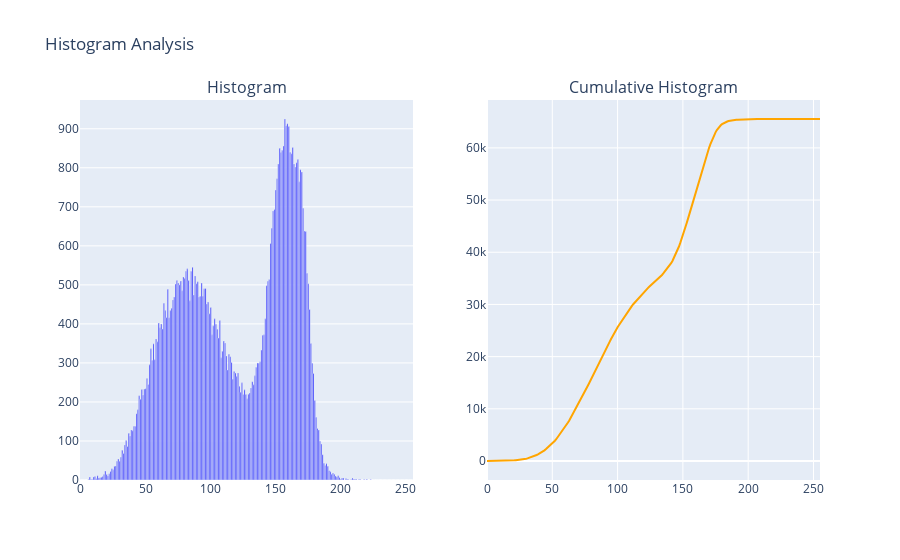

Here is the notebook cell this chart was saved with:
### Code cell
import numpy as np
import plotly.graph_objects as go
from plotly.subplots import make_subplots
import matplotlib.pyplot as plt
from skimage import io, color

img = io.imread(r"C:\Users\Arfan Shah\potato_data\multi\Train\Potato___healthy\0f4ebc5a-d646-436a-919d-961342997cde___RS_HL 4183_newGRR.JPG")

def rgb_to_gray(img):
    # Luminance formula: Y = 0.2126 R + 0.7152 G + 0.0722 B
    gray_image = np.dot(img[..., :3], [0.2126, 0.7152, 0.0722])
    return gray_image

img = rgb_to_gray(img)

# Calculate histogram
hist, bins = np.histogram(img.flatten(), bins=256, range=[0,256])

# Plot image using matplotlib
plt.imshow(img, cmap='gray')
plt.title('Original Image')
plt.show()

# Create histogram plot using Plotly
fig = make_subplots(rows=1, cols=2, subplot_titles=('Histogram', 'Cumulative Histogram'))

# Plot histogram
hist_trace = go.Bar(x=bins[:-1], y=hist, marker=dict(color='blue'))
fig.add_trace(hist_trace, row=1, col=1)

# Plot cumulative histogram
cumulative_hist = np.cumsum(hist)
cumulative_hist_trace = go.Scatter(x=bins[:-1], y=cumulative_hist, mode='lines', marker=dict(color='orange'))
fig.add_trace(cumulative_hist_trace, row=1, col=2)

# Update layout
fig.update_layout(title_text='Histogram Analysis', showlegend=False)

# Show interactive plot
fig.show()

### Figure 1 — Plotly figure (JSON) as saved in the notebook; plotly's stock layout.template omitted (floating-point values rounded to 4 significant figures; data arrays with more than 128 entries replaced by an {"elided": "..."} marker saying what was removed)
{"data": [{"marker": {"color": "blue"}, "type": "bar", "x": {"elided": "256 int values"}, "xaxis": "x", "y": {"elided": "256 int values"}, "yaxis": "y"}, {"marker": {"color": "orange"}, "mode": "lines", "type": "scatter", "x": {"elided": "256 int values"}, "xaxis": "x2", "y": {"elided": "256 int values"}, "yaxis": "y2"}], "layout": {"annotations": [{"font": {"size": 16}, "showarrow": false, "text": "Histogram", "x": 0.225, "xanchor": "center", "xref": "paper", "y": 1, "yanchor": "bottom", "yref": "paper"}, {"font": {"size": 16}, "showarrow": false, "text": "Cumulative Histogram", "x": 0.775, "xanchor": "center", "xref": "paper", "y": 1, "yanchor": "bottom", "yref": "paper"}], "autosize": true, "showlegend": false, "title": {"text": "Histogram Analysis"}, "xaxis": {"anchor": "y", "autorange": true, "domain": [0, 0.45], "range": [-0.5, 255.5], "type": "linear"}, "xaxis2": {"anchor": "y2", "autorange": true, "domain": [0.55, 1], "range": [0, 255], "type": "linear"}, "yaxis": {"anchor": "x", "autorange": true, "domain": [0, 1], "range": [0, 973.7], "type": "linear"}, "yaxis2": {"anchor": "x2", "autorange": true, "domain": [0, 1], "range": [-3641.0, 69180.0], "type": "linear"}}}
